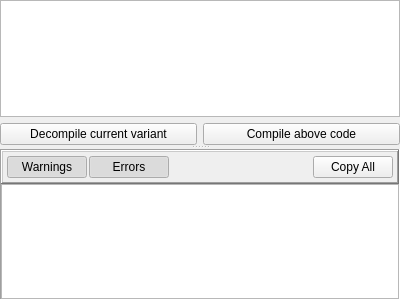
<?xml version="1.0" encoding="UTF-8"?>
<ui version="4.0">
 <class>ScriptEditorPageScriptCode</class>
 <widget class="QWidget" name="ScriptEditorPageScriptCode">
  <property name="geometry">
   <rect>
    <x>0</x>
    <y>0</y>
    <width>400</width>
    <height>300</height>
   </rect>
  </property>
  <property name="windowTitle">
   <string>Form</string>
  </property>
  <layout class="QGridLayout" name="gridLayout">
   <property name="leftMargin">
    <number>0</number>
   </property>
   <property name="topMargin">
    <number>0</number>
   </property>
   <property name="rightMargin">
    <number>0</number>
   </property>
   <property name="bottomMargin">
    <number>0</number>
   </property>
   <item row="0" column="0">
    <widget class="QSplitter" name="splitter">
     <property name="orientation">
      <enum>Qt::Vertical</enum>
     </property>
     <property name="childrenCollapsible">
      <bool>false</bool>
     </property>
     <widget class="QWidget" name="widget" native="true">
      <layout class="QGridLayout" name="gridLayout_2">
       <property name="leftMargin">
        <number>0</number>
       </property>
       <property name="topMargin">
        <number>0</number>
       </property>
       <property name="rightMargin">
        <number>0</number>
       </property>
       <property name="bottomMargin">
        <number>0</number>
       </property>
       <item row="1" column="0">
        <widget class="QPushButton" name="buttonDecompile">
         <property name="text">
          <string>Decompile current variant</string>
         </property>
        </widget>
       </item>
       <item row="1" column="1">
        <widget class="QPushButton" name="buttonCompile">
         <property name="text">
          <string>Compile above code</string>
         </property>
        </widget>
       </item>
       <item row="0" column="0" colspan="2">
        <widget class="QTextEdit" name="textEditor">
         <property name="sizePolicy">
          <sizepolicy hsizetype="Expanding" vsizetype="Expanding">
           <horstretch>0</horstretch>
           <verstretch>2</verstretch>
          </sizepolicy>
         </property>
         <property name="font">
          <font>
           <family>Courier New</family>
           <pointsize>10</pointsize>
          </font>
         </property>
         <property name="tabStopWidth">
          <number>24</number>
         </property>
         <property name="acceptRichText">
          <bool>false</bool>
         </property>
        </widget>
       </item>
      </layout>
     </widget>
     <widget class="QFrame" name="compileLogWrapper">
      <property name="frameShape">
       <enum>QFrame::Panel</enum>
      </property>
      <property name="frameShadow">
       <enum>QFrame::Sunken</enum>
      </property>
      <layout class="QVBoxLayout" name="verticalLayout">
       <property name="spacing">
        <number>0</number>
       </property>
       <property name="leftMargin">
        <number>0</number>
       </property>
       <property name="topMargin">
        <number>0</number>
       </property>
       <property name="rightMargin">
        <number>0</number>
       </property>
       <property name="bottomMargin">
        <number>0</number>
       </property>
       <item>
        <widget class="QFrame" name="frame">
         <property name="frameShape">
          <enum>QFrame::WinPanel</enum>
         </property>
         <property name="frameShadow">
          <enum>QFrame::Raised</enum>
         </property>
         <layout class="QHBoxLayout" name="horizontalLayout">
          <property name="spacing">
           <number>2</number>
          </property>
          <property name="leftMargin">
           <number>4</number>
          </property>
          <property name="topMargin">
           <number>4</number>
          </property>
          <property name="rightMargin">
           <number>4</number>
          </property>
          <property name="bottomMargin">
           <number>4</number>
          </property>
          <item>
           <widget class="QPushButton" name="compileLogFilterWarn">
            <property name="text">
             <string>Warnings</string>
            </property>
            <property name="checkable">
             <bool>true</bool>
            </property>
            <property name="checked">
             <bool>true</bool>
            </property>
           </widget>
          </item>
          <item>
           <widget class="QPushButton" name="compileLogFilterError">
            <property name="text">
             <string>Errors</string>
            </property>
            <property name="checkable">
             <bool>true</bool>
            </property>
            <property name="checked">
             <bool>true</bool>
            </property>
           </widget>
          </item>
          <item>
           <spacer name="horizontalSpacer">
            <property name="orientation">
             <enum>Qt::Horizontal</enum>
            </property>
            <property name="sizeHint" stdset="0">
             <size>
              <width>40</width>
              <height>20</height>
             </size>
            </property>
           </spacer>
          </item>
          <item>
           <widget class="QPushButton" name="buttonCopyCompileLog">
            <property name="text">
             <string>Copy All</string>
            </property>
           </widget>
          </item>
         </layout>
        </widget>
       </item>
       <item>
        <widget class="QListWidgetEx" name="compileLog">
         <property name="editTriggers">
          <set>QAbstractItemView::NoEditTriggers</set>
         </property>
         <property name="showDropIndicator" stdset="0">
          <bool>false</bool>
         </property>
         <property name="alternatingRowColors">
          <bool>true</bool>
         </property>
         <property name="selectionMode">
          <enum>QAbstractItemView::ContiguousSelection</enum>
         </property>
         <property name="wordWrap">
          <bool>true</bool>
         </property>
        </widget>
       </item>
      </layout>
     </widget>
    </widget>
   </item>
  </layout>
 </widget>
 <customwidgets>
  <customwidget>
   <class>QListWidgetEx</class>
   <extends>QListWidget</extends>
   <header>../generic/QListWidgetEx.h</header>
  </customwidget>
 </customwidgets>
 <resources/>
 <connections/>
</ui>
